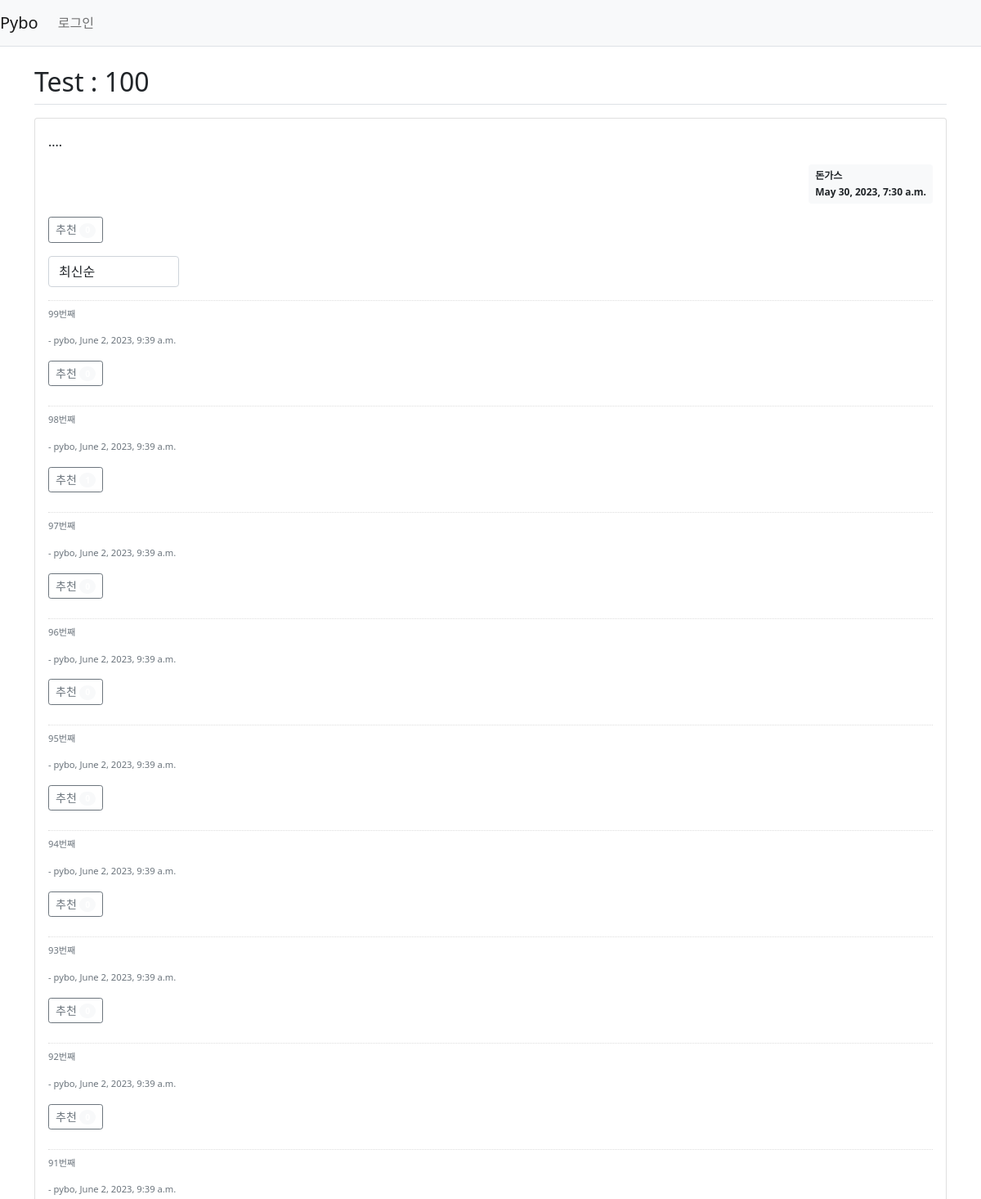
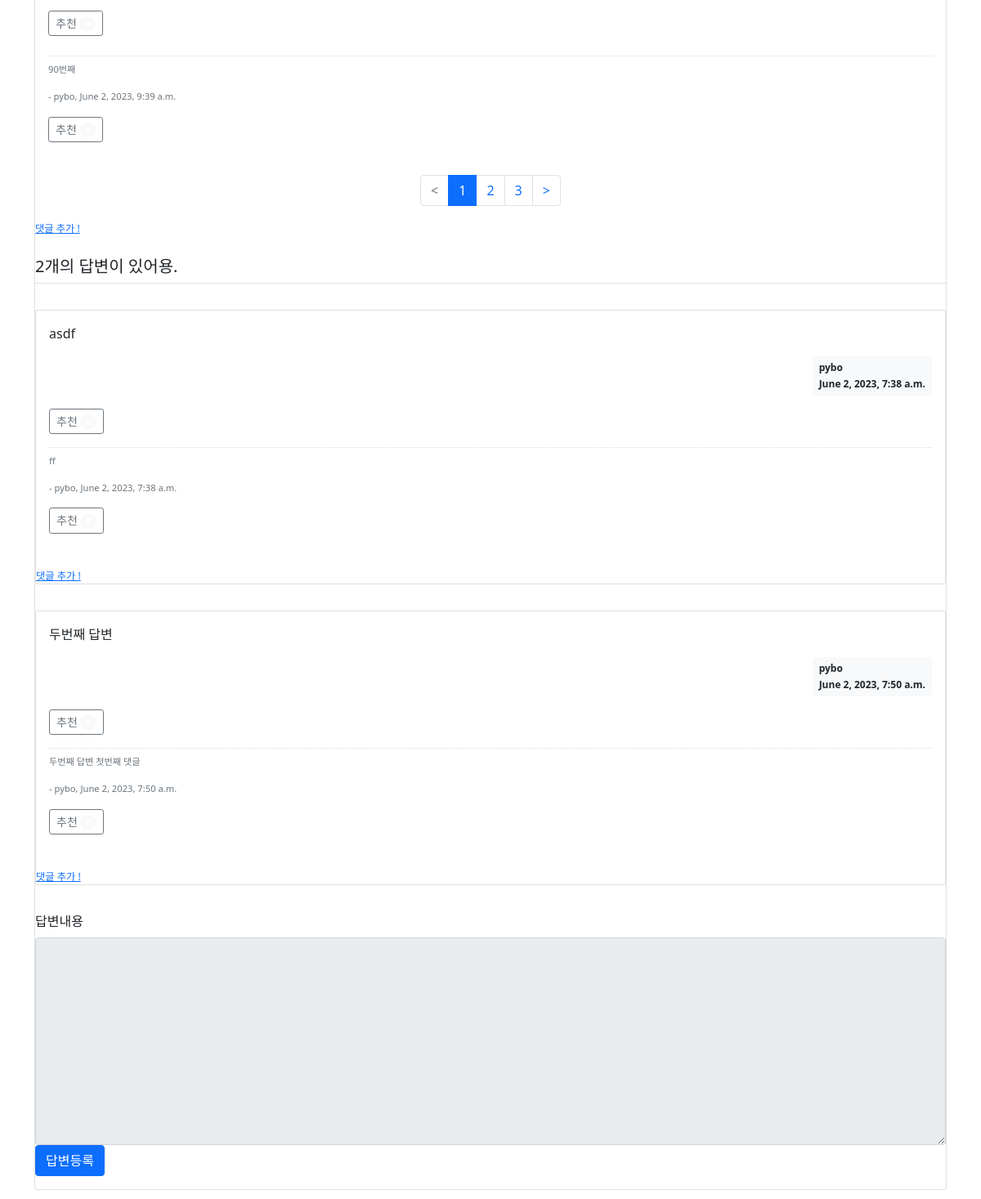
Screenshot of /pybo/750/ with the database file from the repository (2 pictures, top to bottom).
### pybo/models.py (models this page shows, shortened)
class Question(models.Model):
    author = models.ForeignKey(User, on_delete = models.CASCADE, related_name='author_question')
    subject = models.CharField(max_length = 200)
    content = models.TextField()
    create_date = models.DateTimeField()
    modify_date = models.DateTimeField(null=True, blank=True)
    modify_count = models.IntegerField(default=0)
    voter = models.ManyToManyField(User, related_name = 'voter_question') # 추천인 추가

class Comment(models.Model):
    author = models.ForeignKey(User, on_delete = models.CASCADE, related_name="auth_comment")
    content = models.TextField()
    create_date = models.DateTimeField()
    modify_date = models.DateTimeField(null = True, blank = True)
    question = models.ForeignKey(Question, null = True, blank = True, on_delete = models.CASCADE)
    answer = models.ForeignKey(Answer, null = True, blank = True, on_delete = models.CASCADE)
    voter = models.ManyToManyField(User, related_name='voter_comment')
    modify_count = models.IntegerField(default=0)

class Answer(models.Model):
    author = models.ForeignKey(User, on_delete=models.CASCADE, related_name = 'author_answer')
    question = models.ForeignKey(Question, on_delete = models.CASCADE)
    content = models.TextField()
    create_date = models.DateTimeField()
    modify_date = models.DateTimeField(null=True, blank=True)
    modify_count = models.IntegerField(default=0)
    voter = models.ManyToManyField(User, related_name = 'voter_answer')

### pybo/views/base_views.py (the view)
# urls.py: path('<int:question_id>/', base_views.detail, name='detail'),
def detail(request, question_id):
    page = request.GET.get('page', '1')
    question = get_object_or_404(Question, pk=question_id)
    so = request.GET.get('so', 'recent')  # 정렬기준
    basic_comment_list = Comment.objects.filter(question = question)
    if so == 'recommend':
        comment_list = basic_comment_list.annotate(num_voter=Count('voter')).order_by('-num_voter', '-create_date')
    else:  # recent
        comment_list = basic_comment_list.order_by('-create_date')
    paginator = Paginator(comment_list, 10)
    page_obj = paginator.get_page(page)
    context = {'question': question, 'comment_list' : page_obj, 'page' : page, 'so' : so}
    return render(request, 'pybo/question_detail.html', context)

### pybo/templatetags/pybo_filter.py (called while the page is built)
@register.filter
def mark(value):
    extensions = ['nl2br', 'fenced_code']
    return mark_safe(markdown.markdown(value, extensions=extensions))

### templates/pybo/question_detail.html (shortened to what this page needs)
{% extends 'base.html' %}
{% load pybo_filter %}
{% block content %}
<div class="container my-3">
    <h2 class="border-bottom py-2">{{ question.subject }}</h2>
    <div class="card my-3">
        <div class="card-body">
            <div class="card-text">{{ question.content|mark }}</div>
            <div class="d-flex justify-content-end">
                <div class="badge bg-light text-dark p-2 text-start">
                    <div class="mb-2">{{ question.author.username }}</div>
                    <div>{{ question.create_date }}</div>
                </div>
            </div>
            <div class="my-3">
                <a href="javascript:void(0)" data-uri="{% url 'pybo:vote_question' question.id %}"
                    class="recommend btn btn-sm btn-outline-secondary">
                    추천
                    <span class="badge rounded-pill bg-light">{{ question.voter.count }}</span></a>
            </div>
            {% if comment_list %}
             <div class="row justify-content-between my-3">
                <div class="col-2">
                    <select class="form-control so">
                        <option value="recent" {% if so == 'recent' %}selected{% endif %}>최신순</option>
                    </select>
                </div>
            </div>
                {% for comment in comment_list %}
                <div class="comment py-2 text-muted">
                    <span>{{ comment.content|mark }}</span>
                    <span>
                        - {{ comment.author }}, {{ comment.create_date }}
                    </span>
                    <div class="my-3">
                        <a href="javascript:void(0)" data-uri="{% url 'pybo:vote_comment_question' comment.id %}"
                            class="recommend btn btn-sm btn-outline-secondary">
                            추천
                            <span class="badge rounded-pill bg-light">{{ comment.voter.count }}</span></a>
                    </div>
                </div>
                {% endfor %}
            </div>
        <ul class="pagination justify-content-center">
            {% if comment_list.has_previous %}
            <li class="page-item">
                <a class="page-link" data-page="{{ comment_list.previous_page_number }}" href="#"><</a>
            </li>
            {% else %}
            <li class="page-item disabled">
                <a class="page-link" tabindex="-1" aria-disabled="true" href="#"><</a>
            </li>
            {% endif %}
            {% for page_number in comment_list.paginator.page_range %}
            {% if page_number >= comment_list.number|add:-2 and page_number <= comment_list.number|add:2 %}
            {% if page_number == comment_list.number %}
            <li class="page-item active" aria-current="page">
                <a class="page-link" data-page="{{ page_number }}" href="#">{{ page_number }}</a>
            </li>
            {% else %}
            <li class="page-item">
                <a class="page-link" data-page="{{ page_number }}" href="#">{{ page_number }}</a>
            </li>
            {% endif %}
            {% endif %}
            {% endfor %}
            {% if comment_list.has_next %}
            <li class="page-item">
                <a class="page-link" data-page="{{ comment_list.next_page_number }}" href="#">></a>
            </li>
            {% else %}
            <li class="page-item disabled">
                <a class="page-link" tabindex="-1" aria-disabled="true" href="#">></a>
            </li>
            {% endif %}
        </ul>
            {% endif %}
        <a href="{% url 'pybo:comment_create_question' question.id %}" class="small"><small>댓글 추가 !</small></a>
    <h5 class="border-bottom my-3 py-2">{{ question.answer_set.count }}개의 답변이 있어용.</h5>
    {% for answer in question.answer_set.all %}
    <div class="card my-3">
        <div class="card-body">
            <div class="card-text">{{ answer.content|mark }}</div>
            <div class="d-flex justify-content-end">
                <div class="badge bg-light text-dark p-2 text-start">
                    <div class="mb-2">{{ answer.author.username }}</div>
                    <div>{{ answer.create_date }}</div>
                </div>
            </div>
            <div class="my-3">
                <a href="javascript:void(0)" data-uri="{% url 'pybo:vote_answer' answer.id  %}"
                    class="recommend btn btn-sm btn-outline-secondary"> 추천
                    <span class="badge rounded-pill bg-light">{{answer.voter.count}}</span>
                </a>
            </div>
            {% if answer.comment_set.count > 0 %}
            <div class="mt-3">
                {% for comment in answer.comment_set.all %}
                <div class="comment py-2 text-muted">
                    <span>{{ comment.content|mark }}</span>
                    <span>
                        - {{ comment.author }}, {{ comment.create_date }}
                    </span>
                    <div class="my-3">
                        <a href="#" data-uri="{% url 'pybo:vote_comment_answer' comment.id %}"
                            class="recommend btn btn-sm btn-outline-secondary">
                            추천
                            <span class="badge rounded-pill bg-light">{{ comment.voter.count }}</span></a>
                    </div>
                </div>
                {% endfor %}
            </div>
            {% endif %}
        </div>
        <a href="{% url 'pybo:comment_create_answer' answer.id %}" class="small"><small>댓글 추가 !</small></a>
    </div>
    {% endfor %}
    <form action="{% url 'pybo:answer_create' question.id %}" method="post" class="my-3">
        <div class="form-group">
            <label for="content" class="form-label">답변내용</label>
            <textarea {% if not user.is_authenticated %}disabled{% endif %} name="content" id="content"
                class="form-control" rows="10"></textarea>
        </div>
        <input type="submit" value="답변등록" class="btn btn-primary">
    </form>
</div>
{% endblock %}

### static/style.css (style rules this page uses)
.comment { border-top : dotted 1px #ddd; font-size : 0.7em; }

### rows the page displays
Question: subject "Test : 100", content|mark "....", author.username "돈가스", create_date "May 30, 2023, 7:30 a.m.", answer_set.count "2"
Comment: content|mark "99번째", author "pybo", create_date "June 2, 2023, 9:39 a.m."
Comment: content|mark "98번째", author "pybo", create_date "June 2, 2023, 9:39 a.m."
Comment: content|mark "97번째", author "pybo", create_date "June 2, 2023, 9:39 a.m."
Comment: content|mark "96번째", author "pybo", create_date "June 2, 2023, 9:39 a.m."
Comment: content|mark "95번째", author "pybo", create_date "June 2, 2023, 9:39 a.m."
Comment: content|mark "94번째", author "pybo", create_date "June 2, 2023, 9:39 a.m."
Comment: content|mark "93번째", author "pybo", create_date "June 2, 2023, 9:39 a.m."
Comment: content|mark "92번째", author "pybo", create_date "June 2, 2023, 9:39 a.m."
Comment: content|mark "91번째", author "pybo", create_date "June 2, 2023, 9:39 a.m."
Comment: content|mark "90번째", author "pybo", create_date "June 2, 2023, 9:39 a.m."
Answer: content|mark "asdf", author.username "pybo", create_date "June 2, 2023, 7:38 a.m."
Comment: content|mark "ff", author "pybo", create_date "June 2, 2023, 7:38 a.m."
Answer: content|mark "두번째 답변", author.username "pybo", create_date "June 2, 2023, 7:50 a.m."
Comment: content|mark "두번째 답변 첫번째 댓글", author "pybo", create_date "June 2, 2023, 7:50 a.m."

### other values shown
{{ page_number }} "1"
{{ page_number }} "2" "3"
